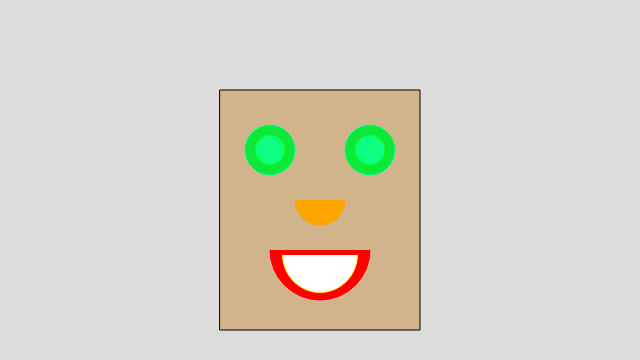
Frame 1 (no input)
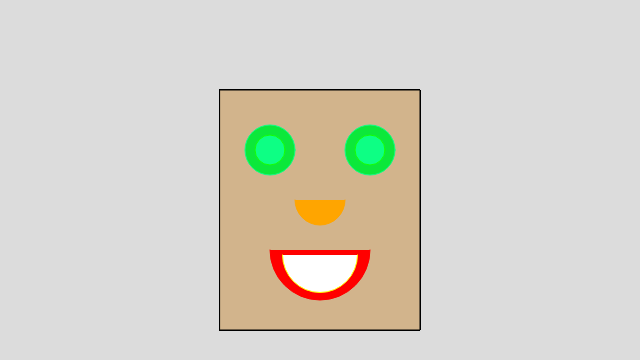
Frame 60 (no input)
Frame 120 (the mouse pressed at the canvas centre since frame 60): identical to frame 60, image omitted

The p5.js sketch that drew these frames (run headless with seeded random() and noise() and a simulated clock; from frame 60 on, the mouse is pressed at the canvas centre):

// p5.js sketch
// ── sketch.js
/*
Self Portrait 
v1 
By Mohammad Islam

*/


function setup() {
	createCanvas(640, 360);
    background(220);
}

//headVar
var headStroke = "black"
var headColor = "tan"
var headX = 220
var headY = 90
var headSize = 200

//eyeVar
var eyeColor = "#0CE83A"
var eyeStrokeFill = "#0DFF84"
var pupilStroke = "#17FF00"
var eyeX = 270
var eyeY = 150
var eyeSize = 50

//noiseVar
var noiseColor = "orange"

//mouth
var mouthColor = "red"

//teeth
var teethFill = "white"
var teethStroke = "yellow"

//arc Mouth teeth Noise
var arcX = 320
var arcY = 200
var arcSize = 100
var arcSNS = 0




function draw() {
    // Head
	stroke(headStroke);
    fill(headColor);
    rect (headX, headY, headSize, headSize + 40);
    
    //Left Eye
    stroke(eyeStrokeFill);
    fill(eyeColor);
    ellipse(eyeX, eyeY, eyeSize);
    
    //Left Pupil
    stroke(pupilStroke);
    fill(eyeStrokeFill);
    ellipse(eyeX, eyeY, eyeSize - 20);
    
    //Right Eye
    stroke(eyeStrokeFill);
    fill(eyeColor);
    ellipse(eyeX + 100, eyeY, eyeSize);
    
    //Right Pupil
    stroke(pupilStroke);
    fill(eyeStrokeFill);
    ellipse(eyeX + 100, eyeY, eyeSize - 20);
    
    //Noise
    stroke(noiseColor);
    fill(noiseColor);
    arc(arcX, arcY, arcSize - 50, arcSize -50, arcSNS, PI);
    
    //Mouth
    stroke(mouthColor);
    fill(mouthColor);
    arc(arcX, arcY + 50, arcSize, arcSize, arcSNS, PI);
    
    //Teeth
    stroke(teethStroke);
    fill(teethFill);
    arc(arcX, arcY + 55, arcSize -25 ,arcSize- 25, arcSNS, PI);
    
    

}
